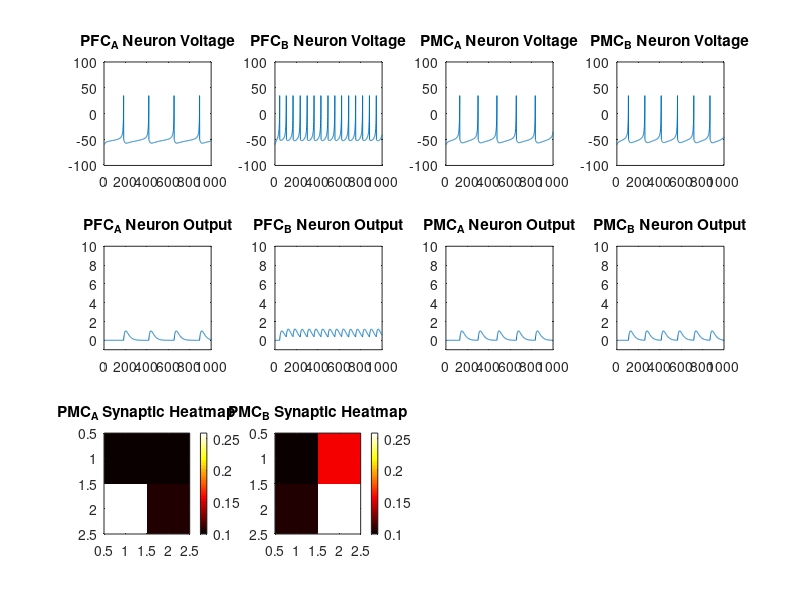

This chart was generated by the following MATLAB code:
% Model of Automaticity in Rule Based Learning

% Could have class to hold RSN constants (must be included in separate .m class file)

% classdef RSN
%     properties
%         C = 100;
%     end
% end


% This version of the RB_Automaticity model doesn't have the Radial Basis
% function (instead of a 100x100 visual grid it has a 2x2 grid)

clearvars;

%%%%%%%%%%%%%%%%%%%%%%%%%%%%%%%%%%%%%%%%%%%%%
%%%%%%%%%% VARIABLE INITIALIZATION %%%%%%%%%%
%%%%%%%%%%%%%%%%%%%%%%%%%%%%%%%%%%%%%%%%%%%%%



% Time period for one trial (in milliseconds)

n = 1000;
TAU = 1;

trials = 5;                         % number of trials in our automaticity experiment

tot_pfc_scale_factor = 1/5;          % scaling factor for visual input into PFC neurons


%{

% Total stimulus variable for PFCA and PFCB neurons

total_PFCA_stim = 0;
total_PFCB_stim = 0;

%}




% Quantity of Visual Stimulus

v_stim = 50;

vis_input_matrix = v_stim*ones(1,n);

% Initializing PMC Synaptic weight matrix (all start with value of 0.1)

PMCA_weights = 0.1*ones(2);
PMCB_weights = 0.1*ones(2);

% Multi-dimensional array (contains important matrices)

full_matrix = cat(3, PMCA_weights, PMCB_weights);    


%{

disp('row:')
disp(r1)
disp('column: ')
disp(r2)
disp('bar width value: ')                        
disp(full_matrix(r1,r2,1))
disp('frequency value: ')
disp(full_matrix(r1,r2,2))
disp('pFC weight')
disp(full_matrix(r1,r2,3))
disp('PMC weight')
disp(full_matrix(r1,r2,4))

%}


% PMC Scaling factor (I can use this to scale the PMC visual input value if it comes out way too high)

pmc_scaling_factor = 1;

% Neuron constants (set for a cortical regular spiking neuron) stored
% inside structure RSN
% Usage: RSN.C to get C value
RSN = struct( ...
    'C', 100, ...
    'rv', -60, ...
    'vt', -40, ...
    'k', 0.7, ...
    'a', 0.03, ...
    'b', -2, ...
    'c', -50, ...
    'd', 100, ...
    'vpeak', 35, ...
    'E', 60 ...
);

% RSN.C=100; RSN.rv=-60; RSN.vt=-40; RSN.k=0.7;       %RS -- regular spiking
% RSN.a=0.03; RSN.b=-2; RSN.c=-50; RSN.d=100;         %RS -- regular spiking
% RSN.vpeak=35; RSN.E=60;                             %RS -- regular spiking

% input weights (between PFC and PMC neurons)

w_IpmcA = 1;
w_IpfcA = 2;
w_IpmcB = 1;
w_IpfcB = 2;

% lateral inhibition connections between PFC/PFC and PMC/PMC

w_pFC_LI = 1;
w_PMC_LI = 1;


% maximum possible weight for Hebbian Synapses

w_max = 100;                           

% Lambda Value

lambda = 20; 

% Hebbian Constants (determine the subtle attributes of learning at the Hebbian synapses);

heb_coef = 0.000000005;
anti_heb_const = 10;
nmda_const = 200;
ampa_const = 50;


%%%%%%%%%%%%%%%%%%%%%%%%%%%%%%%%%%%%%%%%%%
%%%%%%%%%% LOOP ON CALCULATIONS %%%%%%%%%%
%%%%%%%%%%%%%%%%%%%%%%%%%%%%%%%%%%%%%%%%%%

% Beginning of Learning Trials

trial_number = 0;

for j=1:trials
    
    trial_number = trial_number + 1;    % tracks number of current trial
    
    
    % variables tracking spiking rate in each neuron
        
    PMCA_Spikes = 0;
    PMCB_Spikes = 0;
    PFCA_Spikes = 0;
    PFCB_Spikes = 0;

    % variables keep track of positive voltage values for calculation of
    % integral (for Hebbian learning equation)

    pos_PFCAvolt_values = [0];
    pos_PFCBvolt_values = [0];
    pos_PMCAvolt_values = [0]; 
    pos_PMCBvolt_values = [0]; 

    % Neuron Voltage Matrices

    v_PFC_A = RSN.rv*ones(1,n) ;     u_PFC_A = zeros(1,n);
    v_PFC_B = RSN.rv*ones(1,n) ;     u_PFC_B = zeros(1,n);
    v_PMC_A = RSN.rv*ones(1,n) ;     u_PMC_A = zeros(1,n);
    v_PMC_B = RSN.rv*ones(1,n) ;     u_PMC_B = zeros(1,n);

    % Neuron Output Matrices

    I_PFC_A = zeros(1,n);
    I_PFC_B = zeros(1,n);
    I_PMC_A = zeros(1,n);
    I_PMC_B = zeros(1,n);


    r1 = randi([1 2],1,1);                         % this function generates new random integer between 1 and 100 everytime the function runs
    r2 = randi([1 2],1,1);                         % the effect is to pick a new random gabor for each trial 


    if (r2 == 1)
        pfcA_stim = 50;
        pfcB_stim = 0;
    end

    if (r2 == 2)
        pfcA_stim = 0;
        pfcB_stim = 50;
    end
        
        
    % Beginning of Individual Trial

    for i=1:n-1
        
       
        % Neuron Equations   
        % PFC A Neuron

        v_PFC_A(i+1)=(v_PFC_A(i) + TAU*(RSN.k*(v_PFC_A(i)-RSN.rv)*(v_PFC_A(i)-RSN.vt)-u_PFC_A(i)+ RSN.E + pfcA_stim + (w_IpmcA*I_PMC_A(i)) - w_pFC_LI*I_PFC_B(i))/RSN.C);   % no noise
        u_PFC_A(i+1)=u_PFC_A(i)+TAU*RSN.a*(RSN.b*(v_PFC_A(i)-RSN.rv)-u_PFC_A(i));
        if v_PFC_A(i+1)>=RSN.vpeak;
            v_PFC_A(i)= RSN.vpeak;
            v_PFC_A(i+1)= RSN.c;
            u_PFC_A(i+1)= u_PFC_A(i+1)+ RSN.d;
        end 
        
        if (v_PFC_A(i) >= RSN.vpeak)
            PFCA_Spikes = PFCA_Spikes + 1;
            for j=i:n
               t= j-i;
               I_PFC_A(j)= I_PFC_A(j)+((t/lambda)*exp((lambda-t)/lambda));   
            end
        end
        
        % PFC B Neuron

        v_PFC_B(i+1)=(v_PFC_B(i) + TAU*(RSN.k*(v_PFC_B(i)-RSN.rv)*(v_PFC_B(i)-RSN.vt)-u_PFC_B(i)+ RSN.E + pfcB_stim + (w_IpmcB*I_PMC_B(i)) - w_pFC_LI*I_PFC_A(i))/RSN.C);   % no noise
        u_PFC_B(i+1)=u_PFC_B(i)+TAU*RSN.a*(RSN.b*(v_PFC_B(i)-RSN.rv)-u_PFC_B(i));
        if v_PFC_B(i+1)>=RSN.vpeak;
            v_PFC_B(i)= RSN.vpeak;
            v_PFC_B(i+1)= RSN.c;
            u_PFC_B(i+1)= u_PFC_B(i+1)+ RSN.d;
        end 
        
        if (v_PFC_B(i) >= RSN.vpeak)
            PFCB_Spikes = PFCB_Spikes + 1;
            for j=i:n
               t= j-i;
               I_PFC_B(j)= I_PFC_B(j)+((t/lambda)*exp((lambda-t)/lambda));   
            end
        end
        
        
        %PMC_A Neuron
        
        v_PMC_A(i+1)=(v_PMC_A(i) + TAU*(RSN.k*(v_PMC_A(i)-RSN.rv)*(v_PMC_A(i)-RSN.vt)-u_PMC_A(i)+ RSN.E + (v_stim*full_matrix(r1,r2,1)) + (w_IpfcA*I_PFC_A(i)) - w_PMC_LI*I_PMC_B(i) )/RSN.C);   % no noise
        u_PMC_A(i+1)=u_PMC_A(i)+TAU*RSN.a*(RSN.b*(v_PMC_A(i)-RSN.rv)-u_PMC_A(i));
        if v_PMC_A(i+1)>=RSN.vpeak;
            v_PMC_A(i)= RSN.vpeak;
            v_PMC_A(i+1)= RSN.c;
            u_PMC_A(i+1)= u_PMC_A(i+1)+ RSN.d;
        end 
        
        if (v_PMC_A(i) >= RSN.vpeak)
            PMCA_Spikes = PMCA_Spikes + 1;
            for j=i:n
               t= j-i;
               I_PMC_A(j)= I_PMC_A(j)+((t/lambda)*exp((lambda-t)/lambda));   
            end
        end
        
        
        
        %PMC_B Neuron
        
        v_PMC_B(i+1)=(v_PMC_B(i) + TAU*(RSN.k*(v_PMC_B(i)-RSN.rv)*(v_PMC_B(i)-RSN.vt)-u_PMC_B(i)+ RSN.E + (v_stim*full_matrix(r1,r2,2)) + (w_IpfcB*I_PFC_B(i)) - w_PMC_LI*I_PMC_A(i) )/RSN.C);   % no noise
        u_PMC_B(i+1)=u_PMC_B(i)+TAU*RSN.a*(RSN.b*(v_PMC_B(i)-RSN.rv)-u_PMC_B(i));
        if v_PMC_B(i+1)>=RSN.vpeak;
            v_PMC_B(i)= RSN.vpeak;
            v_PMC_B(i+1)= RSN.c;
            u_PMC_B(i+1)= u_PMC_B(i+1)+ RSN.d;
        end 
        
        if (v_PMC_B(i) >= RSN.vpeak)
            PMCB_Spikes = PMCB_Spikes + 1;
            for j=i:n
               t= j-i;
               I_PMC_B(j)= I_PMC_B(j)+((t/lambda)*exp((lambda-t)/lambda));   
            end
        end
        
        
        % this code creates a positive number matrix for the PMC voltages
        % only the positive values are retained and all other values 
        % are converted to zero (for computation of integral)
        
        if (v_PMC_A(i) > 0)
            pos_PMCAvolt_values = [pos_PMCAvolt_values;v_PMC_A(i)];
        else
            pos_PMCAvolt_values = [pos_PMCAvolt_values;0];
        end
        
        if (v_PMC_B(i) > 0)
            pos_PMCBvolt_values = [pos_PMCBvolt_values;v_PMC_B(i)];
        else
            pos_PMCBvolt_values = [pos_PMCBvolt_values;0];
        end
        
    end





    % Calculation of Hebbian Weight for PMC_A



    % visual input to PMCA neuron (presynaptic)

    PMCA_vis_stim = full_matrix(r1,r2,1)*vis_input_matrix;                           % visual input to PMCA neuron (presynaptic)

    integral_visinputA   = trapz(PMCA_vis_stim);                                     

    integral_PMCAvoltage = trapz(pos_PMCAvolt_values);                               % activation of PMCA neuron   (post-synaptic)

    g_t_1_A = (integral_PMCAvoltage)-(nmda_const);
    g_t_2_A = [nmda_const - (integral_PMCAvoltage) - ampa_const];


    % Ensures g(t)-1 and g(2)-2 are never less than zero

    if (g_t_1_A <= 0)
        g_t_1_A = 0;
    end

    if (g_t_2_A <= 0)
        g_t_2_A = 0;
    end

    % Equation determining weights at Visual-PMCA Synapses
          
            
    full_matrix(r1,r2,1) = full_matrix(r1,r2,1) + [[(heb_coef)*(integral_visinputA)*[g_t_1_A]*(w_max - full_matrix(r1,r2,1))] - [(anti_heb_const)*(integral_visinputA)*[g_t_2_A]*full_matrix(r1,r2,1)]];

    if (full_matrix(r1,r2,1) < 0)
        full_matrix(r1,r2,1) = 0;
    end

    if (full_matrix(r1,r2,1) > 100)
        full_matrix(r1,r2,1) = 100;
    end



    % Calculation of Hebbian Weight for PMC_B

    PMCB_vis_stim = full_matrix(r1,r2,2)*vis_input_matrix;                             % presynaptic

    integral_visinputB   = trapz(PMCB_vis_stim);                                

    integral_PMCBvoltage = trapz(pos_PMCBvolt_values);                                 % post-synaptic

    g_t_1_B = (integral_PMCBvoltage)-(nmda_const);
    g_t_2_B = [nmda_const - (integral_PMCBvoltage) - ampa_const];


    % Ensures g(t)-1 and g(2)-2 are never less than zero

    if (g_t_1_B <= 0)
        g_t_1_B = 0;
    end

    if (g_t_2_B <= 0)
        g_t_2_B = 0;
    end

    % Equation determining weights at Visual-PMCB Synapses


    full_matrix(r1,r2,2) = full_matrix(r1,r2,2) + [[(heb_coef)*(integral_visinputB)*[g_t_1_B]*(w_max - full_matrix(r1,r2,2))] - [(anti_heb_const)*(integral_visinputB)*[g_t_2_B]*full_matrix(r1,r2,2)]];

    if (full_matrix(r1,r2,2) < 0)
        full_matrix(r1,r2,2) = 0;
    end

    if (full_matrix(r1,r2,2) > 100)
        full_matrix(r1,r2,2) = 100;
    end


    % Appends new Hebbian Weight value to heb_weight Matrix
    % this allows me to plot the Hebbian Values at the End

    % one weight value per trial


    disp('Trial #')
    disp(trial_number)
    disp('r1')
    disp(r1)
    disp('r2')
    disp(r2)
    disp('v_stim')
    disp(v_stim)
    disp('full_matrix(r1,r2,1)')
    disp(full_matrix(:,:,1))
    disp('full_matrix(r1,r2,2)')
    disp(full_matrix(:,:,2))
    %disp('PMCA_vis_stim')
    %disp(PMCA_vis_stim)
    %disp('PMCA_vis_stim')
    %disp(PMCB_vis_stim)

end

%%%%%%%%%%%%%%%%%%%%%%%%%%%%%%%%%%%%%
%%%%%%%%%% DISPLAY RESULTS %%%%%%%%%%
%%%%%%%%%%%%%%%%%%%%%%%%%%%%%%%%%%%%%

% Plots of Final Voltages, Outputs, and Change of Hebbian Synapse over time

% creating gif of synaptic weight heatmap

%{

n = 1:0.5:5;
nImages = trials;

figure;
for idx = 1:trials
    y = x.^n(idx);
    plot(x,y,'LineWidth',3)
    title(['y = x^n,  n = ' num2str( n(idx)) ])
    drawnow
    frame = getframe(1);
    im{idx} = frame2im(frame);
end
close;

figure;
for idx = 1:nImages
    subplot(3,3,idx)
    imshow(im{idx});
end

%}


% this code generates the spiking diagrams and the heatmaps

rows = 3;
columns = 4;

subplot(rows,columns,1);
plot(TAU*(1:n),v_PFC_A);
axis([0 n -100 100]);
title('PFC_A Neuron Voltage');

subplot(rows,columns,2);
plot(TAU*(1:n),v_PFC_B);
axis([0 n -100 100]);
title('PFC_B Neuron Voltage');

subplot(rows,columns,3);
plot(TAU*(1:n),v_PMC_A);
axis([0 n -100 100]);
title('PMC_A Neuron Voltage');

subplot(rows,columns,4);
plot(TAU*(1:n),v_PMC_B);
axis([0 n -100 100]);
title('PMC_B Neuron Voltage');

subplot(rows,columns,5);
plot(TAU*(1:n),I_PFC_A);
axis([0 n -1 10]);
title('PFC_A Neuron Output');    % I_PMC_B

subplot(rows,columns,6);
plot(TAU*(1:n),I_PFC_B);
axis([0 n -1 10]);
title('PFC_B Neuron Output');

subplot(rows,columns,7);
plot(TAU*(1:n),I_PMC_A);
axis([0 n -1 10]);
title('PMC_A Neuron Output');

subplot(rows,columns,8);
plot(TAU*(1:n),I_PMC_B);
axis([0 n -1 10]);
title('PMC_B Neuron Output');

subplot(rows,columns,9);
data1 = full_matrix(:,:,1);
colormap('hot');   % set colormap
imagesc(data1);    % draw image and scale colormap to values range
colorbar;          % show color scale
title('PMC_A Synaptic Heatmap');

subplot(rows,columns,10);
data2 = full_matrix(:,:,2);
colormap('hot');   % set colormap
imagesc(data2);    % draw image and scale colormap to values range
colorbar;          % show color scale
title('PMC_B Synaptic Heatmap');

% subplot(rows,columns,11);
% data3 = PMCA_weights_with_time(:,:,1);
% colormap('hot');
% imagesc(data3);
% colorbar;
% title('PMC_A Synaptic Heatmap with Slider');
% slider = uicontrol('Style', 'slider', ...
%     'Min', 1, 'Max', trials, ...
%     'Value', 1, ...
%     'Position', [1000 50 400 20]);
% set(slider, 'Callback', 'trial_number=nearest(get(slider,''value''));data3 = PMCA_weights_with_time(:,:,trial_number);colormap(''hot'');imagesc(data3);colorbar;')

% report important statistics

%{

disp('r1')
disp(r1)
disp('r2')
disp(r2)

disp('Synaptic Strength PMC_A')
disp(full_matrix(r1,r2,2))
disp('Synaptic Strength PMC_B')
disp(full_matrix(r1,r2,3))
disp('PMC_A Spikes')
disp(PMCA_Spikes)
disp('PMC_B Spikes')
disp(PMCB_Spikes)
disp('PFC_A Spikes')
disp(PFCA_Spikes)
disp('PFC_B Spikes')
disp(PFCB_Spikes)

%}